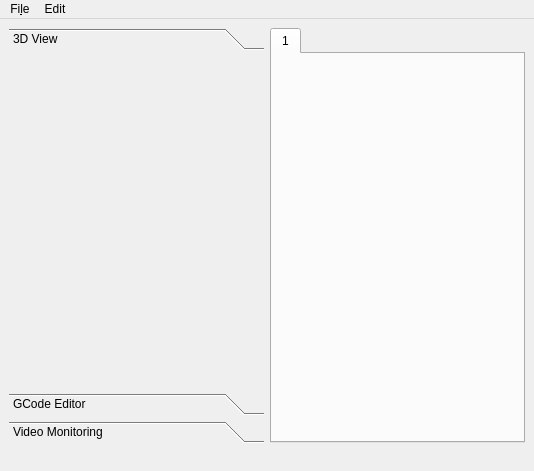
<?xml version="1.0" encoding="UTF-8"?>
<ui version="4.0">
 <class>MainWindow</class>
 <widget class="QMainWindow" name="MainWindow">
  <property name="geometry">
   <rect>
    <x>0</x>
    <y>0</y>
    <width>534</width>
    <height>471</height>
   </rect>
  </property>
  <property name="windowTitle">
   <string>Atelier</string>
  </property>
  <widget class="QWidget" name="centralwidget">
   <layout class="QGridLayout" name="gridLayout">
    <item row="0" column="1">
     <widget class="QTabWidget" name="tabWidget">
      <widget class="AtCoreInstanceWidget" name="tabWidgetPage1">
       <attribute name="title">
        <string>1</string>
       </attribute>
       <layout class="QGridLayout" name="gridLayout_2"/>
      </widget>
     </widget>
    </item>
    <item row="0" column="0">
     <widget class="QToolBox" name="toolBox">
      <property name="layoutDirection">
       <enum>Qt::LeftToRight</enum>
      </property>
      <property name="styleSheet">
       <string notr="true"/>
      </property>
      <property name="currentIndex">
       <number>0</number>
      </property>
      <widget class="Viewer3D" name="view3DWidget">
       <property name="geometry">
        <rect>
         <x>0</x>
         <y>0</y>
         <width>258</width>
         <height>310</height>
        </rect>
       </property>
       <property name="layoutDirection">
        <enum>Qt::RightToLeft</enum>
       </property>
       <attribute name="label">
        <string>3D View</string>
       </attribute>
      </widget>
      <widget class="GCodeEditorWidget" name="gcodeEditorWidget">
       <property name="geometry">
        <rect>
         <x>0</x>
         <y>0</y>
         <width>258</width>
         <height>310</height>
        </rect>
       </property>
       <attribute name="label">
        <string>GCode Editor</string>
       </attribute>
      </widget>
      <widget class="VideoMonitorWidget" name="videoMonitorWidget">
       <property name="geometry">
        <rect>
         <x>0</x>
         <y>0</y>
         <width>258</width>
         <height>310</height>
        </rect>
       </property>
       <attribute name="label">
        <string>Video Monitoring</string>
       </attribute>
      </widget>
     </widget>
    </item>
   </layout>
  </widget>
  <widget class="QMenuBar" name="menubar">
   <property name="geometry">
    <rect>
     <x>0</x>
     <y>0</y>
     <width>534</width>
     <height>30</height>
    </rect>
   </property>
   <widget class="QMenu" name="menuFile">
    <property name="title">
     <string>Fi&amp;le</string>
    </property>
   </widget>
   <widget class="QMenu" name="menuEdit">
    <property name="title">
     <string>Edit</string>
    </property>
   </widget>
   <addaction name="menuFile"/>
   <addaction name="menuEdit"/>
  </widget>
  <widget class="QStatusBar" name="statusBar">
   <property name="contextMenuPolicy">
    <enum>Qt::NoContextMenu</enum>
   </property>
   <property name="sizeGripEnabled">
    <bool>false</bool>
   </property>
  </widget>
 </widget>
 <customwidgets>
  <customwidget>
   <class>GCodeEditorWidget</class>
   <extends>QWidget</extends>
   <header>widgets/gcodeeditorwidget.h</header>
   <container>1</container>
  </customwidget>
  <customwidget>
   <class>Viewer3D</class>
   <extends>QWidget</extends>
   <header>widgets/3dview/viewer3d.h</header>
   <container>1</container>
  </customwidget>
  <customwidget>
   <class>VideoMonitorWidget</class>
   <extends>QWidget</extends>
   <header>widgets/videomonitorwidget.h</header>
   <container>1</container>
  </customwidget>
  <customwidget>
   <class>AtCoreInstanceWidget</class>
   <extends>QWidget</extends>
   <header>widgets/atcoreinstancewidget.h</header>
   <container>1</container>
  </customwidget>
 </customwidgets>
 <resources/>
 <connections/>
</ui>
